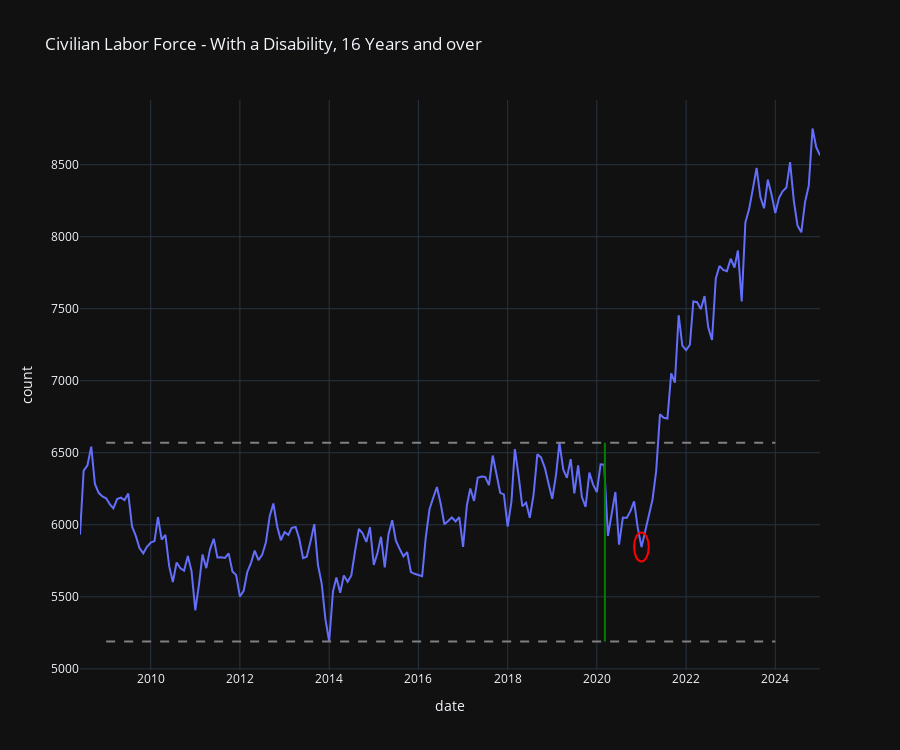

Here is the notebook cell this chart was saved with:
### Code cell
title = 'Civilian Labor Force - With a Disability, 16 Years and over'

fig = px.line(
    df,
    x='date',
    y='count',
    height=750 ,
    title=title
    )
fig.update_layout(template="plotly_dark")

temp = df[df['date'] < '2020-01-01'].copy()
min_temp = temp['count'].min()
max_temp = temp['count'].max()

# adding Min Line
fig.add_shape(
    type="line",
    x0='2009-01-01', 
    x1='2024-01-01', 
    y0=min_temp,
    y1=min_temp, 
    line=dict(color="Grey", width=2, dash="dash"),  # Line style
    xref="x", yref="y"          # Reference axes
)

# adding Max Line
fig.add_shape(
    type="line",
    x0='2009-01-01', 
    x1='2024-01-01', 
    y0=max_temp,
    y1=max_temp, 
    line=dict(color="Grey", width=2, dash="dash"),  # Line style
    xref="x", yref="y"          # Reference axes
)

fig.add_shape(
    type="circle",
    x0='2020-11-01', x1='2021-03-01',  # Keep x values the same for a point
    y0=5846-100, y1=5846+100,  # Define the vertical range
    line=dict(color="Red", width=2),  # Circle border style
    xref="x", yref="y"
)

fig.add_shape(
    type="line",
    x0='2020-3-07', x1='2020-03-07',  # Keep x values the same for a point
    y0=max_temp, y1=min_temp,  # Define the vertical range
    line=dict(color="Green", width=2),  # Circle border style
    xref="x", yref="y"
)

display(MD(f'### {title}'))
display(HTML('<h4><span style="color: grey;"><b>Grey Lines</b></span> are the max and min values from 2008-06-01 and 2020-01-01</h4>'))
display(HTML('<h4><span style="color: green;"><b>Green Line</b></span> represents the first time COVID-19 was detected in St. Louis</h4>'))
display(HTML('<p style="text-indent: 40px;"><a href="https://www.stlpr.org/health-science-environment/2020-03-08/first-missouri-coronavirus-case-is-in-st-louis-county">First Missouri Coronavirus Case Is In St. Louis County</p>'))
display(HTML('<h4><span style="color: red;"><b>Red Circle</b></span> marks an event that caused disabilities to increase</h4>'))
fig.show()

### Figure 1 — Plotly figure (JSON) as saved in the notebook; plotly's stock layout.template omitted (floating-point values rounded to 4 significant figures; data arrays with more than 128 entries replaced by an {"elided": "..."} marker saying what was removed)
{"data": [{"hovertemplate": "date=%{x}<br>count=%{y}<extra></extra>", "legendgroup": "", "line": {"color": "#636efa", "dash": "solid"}, "marker": {"symbol": "circle"}, "mode": "lines", "name": "", "orientation": "v", "showlegend": false, "type": "scatter", "x": {"elided": "200 str values"}, "xaxis": "x", "y": {"elided": "200 int values"}, "yaxis": "y"}], "layout": {"height": 750, "legend": {"tracegroupgap": 0}, "shapes": [{"line": {"color": "Grey", "dash": "dash", "width": 2}, "type": "line", "x0": "2009-01-01", "x1": "2024-01-01", "xref": "x", "y0": 5190, "y1": 5190, "yref": "y"}, {"line": {"color": "Grey", "dash": "dash", "width": 2}, "type": "line", "x0": "2009-01-01", "x1": "2024-01-01", "xref": "x", "y0": 6570, "y1": 6570, "yref": "y"}, {"line": {"color": "Red", "width": 2}, "type": "circle", "x0": "2020-11-01", "x1": "2021-03-01", "xref": "x", "y0": 5746, "y1": 5946, "yref": "y"}, {"line": {"color": "Green", "width": 2}, "type": "line", "x0": "2020-3-07", "x1": "2020-03-07", "xref": "x", "y0": 6570, "y1": 5190, "yref": "y"}], "title": {"text": "Civilian Labor Force - With a Disability, 16 Years and over"}, "xaxis": {"anchor": "y", "domain": [0, 1], "title": {"text": "date"}}, "yaxis": {"anchor": "x", "domain": [0, 1], "title": {"text": "count"}}}}
